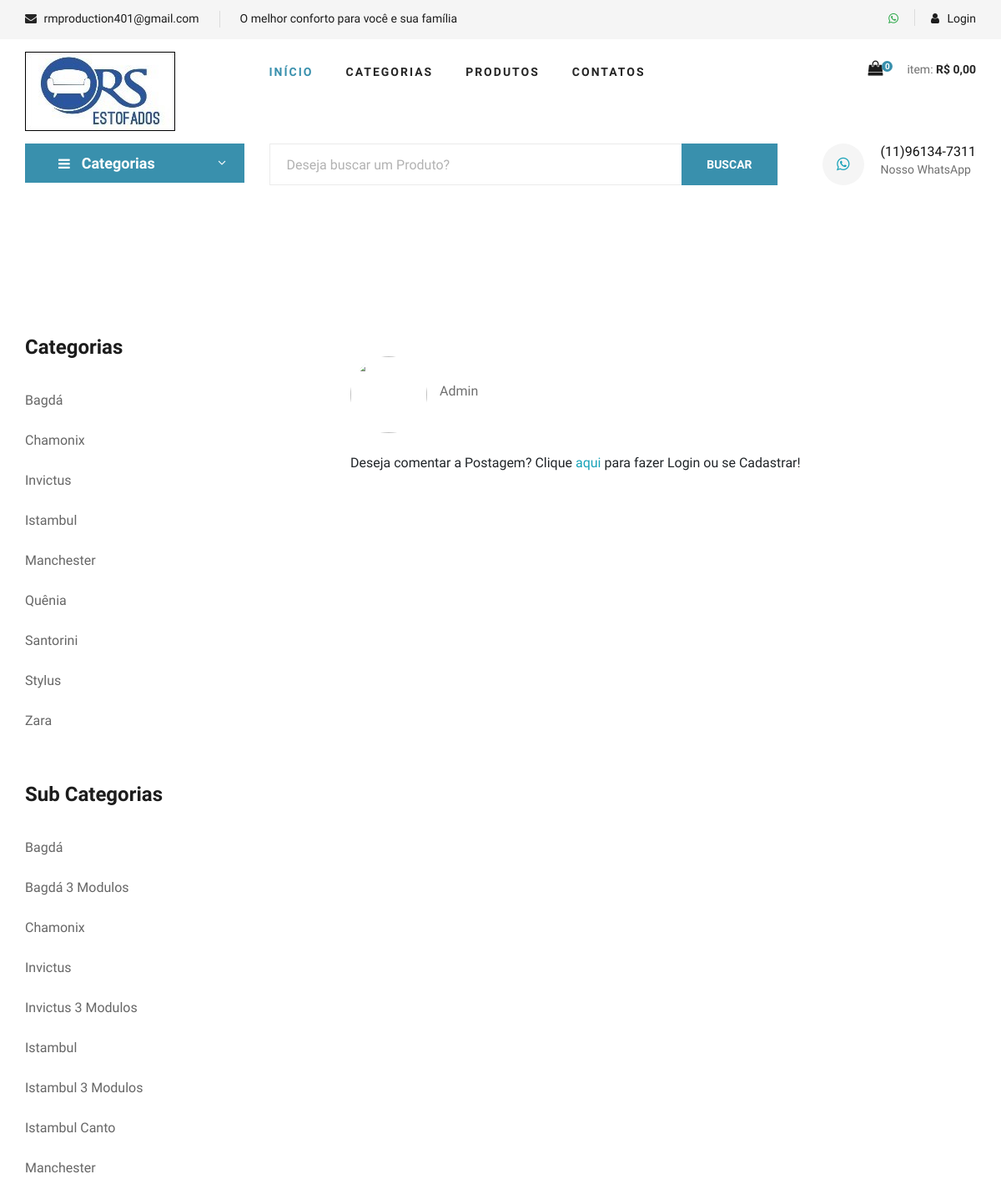
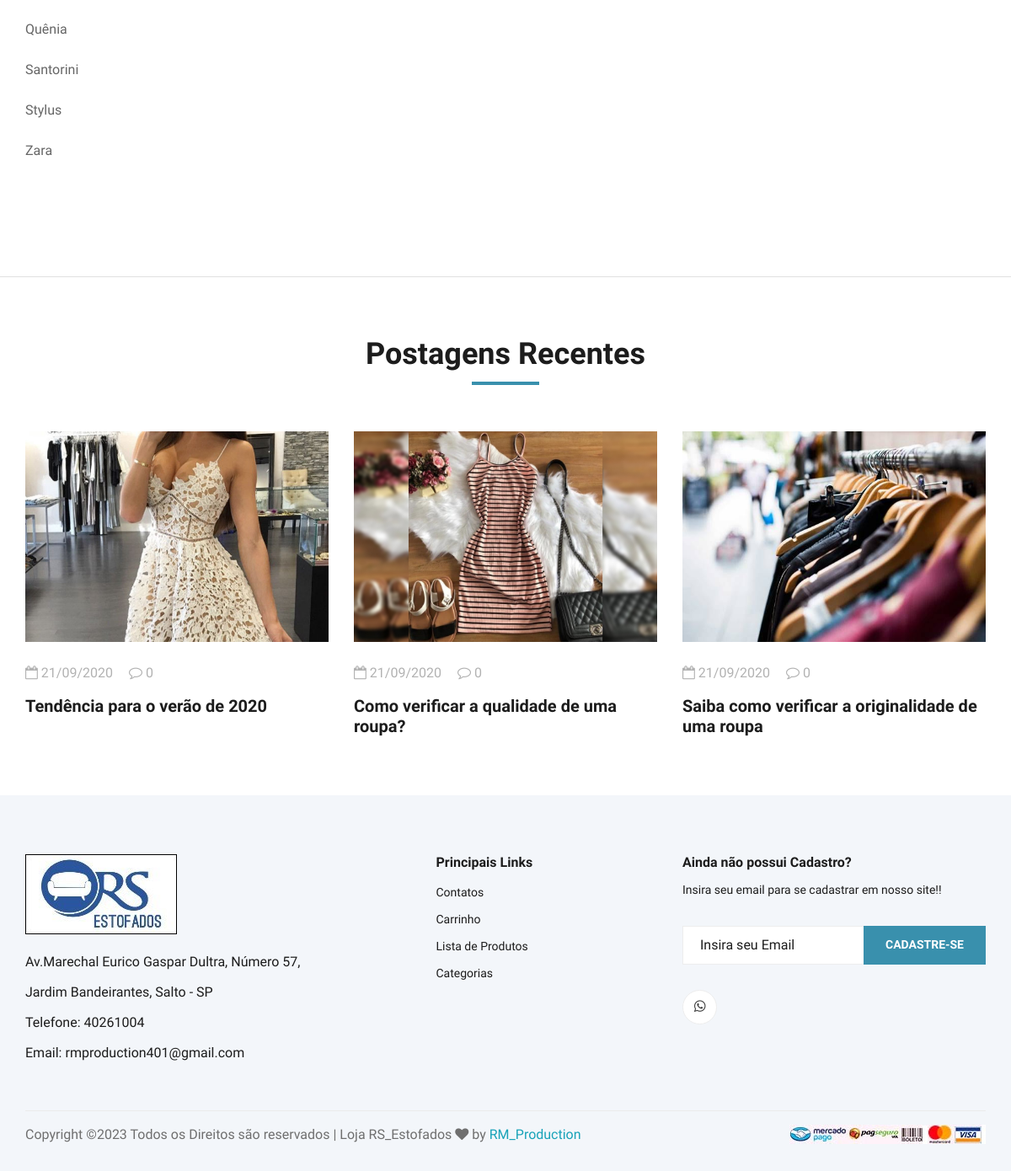
Screenshot of /blog-postagem.php with the database file from the repository (2 pictures, top to bottom).
### tables this page shows
CREATE TABLE `categorias` (
  `id` int(11) NOT NULL AUTO_INCREMENT,
  `nome` varchar(50) NOT NULL,
  `nome_url` varchar(50) NOT NULL,
  `imagem` varchar(100) NOT NULL,
  PRIMARY KEY (`id`)
);

CREATE TABLE `sub_categorias` (
  `id` int(11) NOT NULL AUTO_INCREMENT,
  `nome` varchar(50) NOT NULL,
  `nome_url` varchar(50) NOT NULL,
  `imagem` varchar(100) NOT NULL,
  `id_categoria` int(11) NOT NULL,
  PRIMARY KEY (`id`)
);

CREATE TABLE `blog` (
  `id` int(11) NOT NULL AUTO_INCREMENT,
  `titulo` varchar(200) NOT NULL,
  `descricao_1` varchar(1000) NOT NULL,
  `descricao_2` varchar(1000) NOT NULL,
  `imagem` varchar(150) NOT NULL,
  `data` date NOT NULL,
  `palavras` varchar(150) DEFAULT NULL,
  `nome_url` varchar(200) NOT NULL,
  PRIMARY KEY (`id`)
);

### blog-postagem.php (the view, shortened to what this page needs)
<?php
$postagem_get = @$_GET['nome'];
 ?>
<?php
require_once("cabecalho.php");
?>
<?php
require_once("cabecalho-busca.php");
?>
<?php
$query = $pdo->query("SELECT * FROM usuarios where nivel = 'Admin'");
$res = $query->fetchAll(PDO::FETCH_ASSOC);
$imagem_admin = $res[0]['imagem'];
 ?>
    <section class="blog-details spad">
        <div class="container">
            <div class="row">
                <div class="col-lg-4 col-md-5 order-md-1 order-2">
                    <div class="blog__sidebar">
                          <div class="blog__sidebar__item">
                        <h4>Categorias</h4>
                        <ul>
                            <?php
                            $query = $pdo->query("SELECT * FROM categorias order by nome asc ");
                            $res = $query->fetchAll(PDO::FETCH_ASSOC);
                            for ($i=0; $i < count($res); $i++) {
                              $nome = $res[$i]['nome'];
                              $nome_url = $res[$i]['nome_url'];
                              ?>
                              <li><a href="sub-categoria-de-<?php echo $nome_url ?>"><?php echo $nome ?></a></li>
                          <?php } ?>
                      </ul>
                  </div>
                  <div class="blog__sidebar__item">
                    <h4>Sub Categorias</h4>
                    <ul>
                        <?php
                        $query = $pdo->query("SELECT * FROM sub_categorias order by nome asc ");
                        $res = $query->fetchAll(PDO::FETCH_ASSOC);
                        for ($i=0; $i < count($res); $i++) {
                          $nome = $res[$i]['nome'];
                          $nome_url = $res[$i]['nome_url'];
                          ?>
                          <li><a href="produtos-<?php echo $nome_url ?>"><?php echo $nome ?></a></li>
                      <?php } ?>
                  </ul>
              </div>
                    </div>
                </div>
                <div class="col-lg-8 col-md-7 order-md-1 order-1">
                    <div class="blog__details__text">
                    </div>
                    <div class="blog__details__content mb-4">
                        <div class="row">
                            <div class="col-lg-6">
                                <div class="blog__details__author">
                                    <div class="blog__details__author__pic">
                                        <img src="img/<?php echo @$imagem_admin ?>" alt="">
                                    </div>
                                    <div class="blog__details__author__text">
                                        <span>Admin</span>
                                    </div>
                                </div>
                            </div>
                        </div>
                    </div>
                    <?php if($id_usuario == null || $id_usuario == ""){
                        echo '<span class="mt-4">Deseja comentar a Postagem? Clique <a target="_blank" href="sistema" class="text-info"> aqui </a> para fazer Login ou se Cadastrar!</span>';
                    } ?>
                </div>
            </div>
        </div>
    </section>
    <section class="related-blog spad">
        <div class="container">
            <div class="row">
                <div class="col-lg-12">
                    <div class="section-title related-blog-title">
                        <h2>Postagens Recentes</h2>
                    </div>
                </div>
            </div>
            <div class="row">
                <?php
               $query = $pdo->query("SELECT * FROM blog where nome_url != '$postagem_get' order by id desc LIMIT 3");
               $res = $query->fetchAll(PDO::FETCH_ASSOC);
               for ($i=0; $i < count($res); $i++) {
                  $titulo = $res[$i]['titulo'];
                  $imagem = $res[$i]['imagem'];
                  $data = $res[$i]['data'];
                  $id = $res[$i]['id'];
                  $nome_url = $res[$i]['nome_url'];
                  $data = implode('/', array_reverse(explode('-', $data)));
                  $query2 = $pdo->query("SELECT * FROM coment_blog where id_blog = '$id' ");
                  $res2 = $query2->fetchAll(PDO::FETCH_ASSOC);
                  $total_itens = @count($res2);
                  $query3 = $pdo->query("SELECT * FROM blog ");
                  $res3 = $query3->fetchAll(PDO::FETCH_ASSOC);
                  ?>
                <div class="col-lg-4 col-md-4 col-sm-6">
                     <div class="blog__item">
                                <div class="blog__item__pic">
                                    <img src="img/blog/<?php echo $imagem ?>" width="100%" height="250" alt="">
                                </div>
                                <div class="blog__item__text">
                                    <ul>
                                        <li><i class="fa fa-calendar-o"></i> <?php echo $data ?></li>
                                        <li><i class="fa fa-comment-o"></i> <?php echo $total_itens ?></li>
                                    </ul>
                                    <h5><a href="postagem-<?php echo $nome_url ?>"><?php echo $titulo ?></a></h5>
                                </div>
                            </div>
                </div>
            <?php } ?>
            </div>
        </div>
    </section>
    <?php
require_once("rodape.php");
?>

### css/style.css (style rules this page uses)
html, body { height: 100%; font-family: "Cairo", sans-serif; -webkit-font-smoothing: antialiased; font-smoothing: antialiased; }
h1, h2, h3, h4, h5, h6 { margin: 0; color: #111111; font-weight: 400; font-family: "Cairo", sans-serif; }
h2 { font-size: 36px; }
h4 { font-size: 24px; }
h5 { font-size: 18px; }
img { max-width: 100%; }
ul, ol { padding: 0; margin: 0; }
.section-title { margin-bottom: 50px; text-align: center; }
.section-title h2 { color: #1c1c1c; font-weight: 700; position: relative; }
.section-title h2:after { position: absolute; left: 0; bottom: -15px; right: 0; height: 4px; width: 80px; background: #3990ad; content: ""; margin: 0 auto; }
.spad { padding-top: 100px; padding-bottom: 100px; }
.blog__item { margin-bottom: 60px; }
.blog__item__pic img { min-width: 100%; }
.blog__item__text { padding-top: 25px; }
.blog__item__text ul { margin-bottom: 15px; }
.blog__item__text ul li { font-size: 16px; color: #b2b2b2; list-style: none; display: inline-block; margin-right: 15px; }
.blog__item__text ul li:last-child { margin-right: 0; }
.blog__item__text h5 { margin-bottom: 12px; }
.blog__item__text h5 a { font-size: 20px; color: #1c1c1c; font-weight: 700; }
.blog__sidebar { padding-top: 50px; }
.blog__sidebar__item { margin-bottom: 50px; }
.blog__sidebar__item h4 { color: #1c1c1c; font-weight: 700; margin-bottom: 25px; }
.blog__sidebar__item ul li { list-style: none; }
.blog__sidebar__item ul li a { font-size: 16px; color: #666666; line-height: 48px; -webkit-transition: all, 0.3s; -moz-transition: all, 0.3s; -ms-transition: all, 0.3s; -o-transition: all, 0.3s; transition: all, 0.3s; }
.related-blog { padding-top: 70px; padding-bottom: 10px; }
.related-blog-title { margin-bottom: 70px; }
.blog-details { padding-bottom: 75px; border-bottom: 1px solid #e1e1e1; }
.blog__details__text { margin-bottom: 45px; }
.blog__details__author__pic { float: left; margin-right: 15px; }
.blog__details__author__pic img { height: 92px; width: 92px; border-radius: 50%; }
.blog__details__author__text { overflow: hidden; padding-top: 30px; }
.blog__details__author__text span { font-size: 16px; color: #6f6f6f; }
@media only screen and (min-width: 1200px) { .container { max-width: 1170px; } }

### rows the page displays
categorias: nome "Bagdá"
categorias: nome "Chamonix"
categorias: nome "Invictus"
categorias: nome "Istambul"
categorias: nome "Manchester"
categorias: nome "Quênia"
categorias: nome "Santorini"
categorias: nome "Stylus"
categorias: nome "Zara"
sub_categorias: nome "Bagdá"
sub_categorias: nome "Bagdá 3 Modulos"
sub_categorias: nome "Chamonix"
sub_categorias: nome "Invictus"
sub_categorias: nome "Invictus 3 Modulos"
sub_categorias: nome "Istambul"
sub_categorias: nome "Istambul 3 Modulos"
sub_categorias: nome "Istambul Canto"
sub_categorias: nome "Manchester"
sub_categorias: nome "Quênia"
sub_categorias: nome "Santorini"
sub_categorias: nome "Stylus"
sub_categorias: nome "Zara"
blog: imagem (picture), data "21/09/2020", total_itens "0", titulo "Tendência para o verão de 2020"
blog: imagem (picture), data "21/09/2020", total_itens "0", titulo "Como verificar a qualidade de uma roupa?"
blog: imagem (picture), data "21/09/2020", total_itens "0", titulo "Saiba como verificar a originalidade de uma roupa"

### other values shown
$email "rmproduction401@gmail.com"
$texto_destaque "O melhor conforto para você e sua família"
$linhas "0"
$total_c "0,00"
$whatsapp "(11)96134-7311"
$endereco_loja "Av.Marechal Eurico Gaspar Dultra, Número 57, Jardim Bandeirantes, Salto - SP"
$telefone "40261004"
